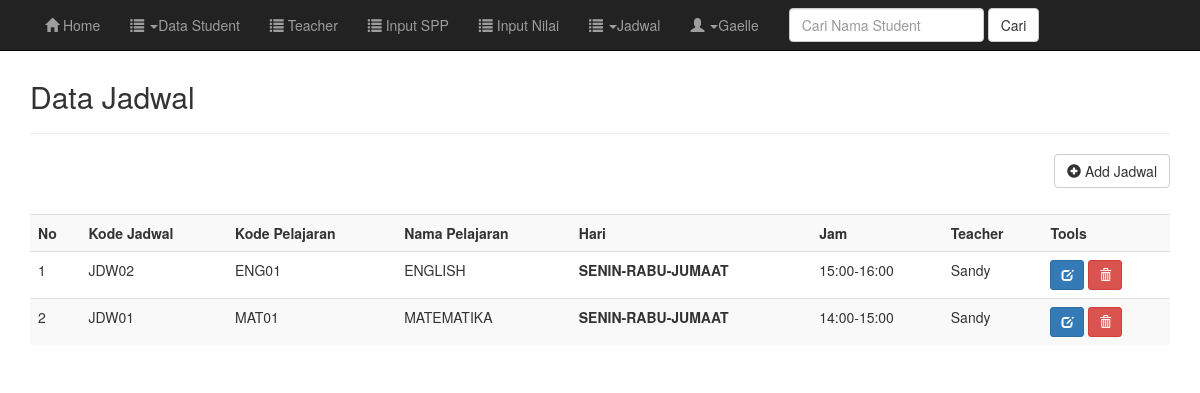
Page /jadwal.php (signed in) on the committed database.
### tables this page shows
CREATE TABLE IF NOT EXISTS `users` (
  `id` int(50) NOT NULL AUTO_INCREMENT,
  `nama_users` varchar(255) NOT NULL,
  `username` varchar(255) NOT NULL,
  `password` varchar(255) NOT NULL,
  `akses` varchar(255) NOT NULL,
  PRIMARY KEY (`id`)
);

CREATE TABLE IF NOT EXISTS `jadwal` (
  `id` int(50) NOT NULL AUTO_INCREMENT,
  `kode_jadwal` varchar(255) NOT NULL,
  `kode_pelajaran` varchar(255) NOT NULL,
  `nama_pelajaran` varchar(255) NOT NULL,
  `id_guru` varchar(255) NOT NULL,
  `hari` varchar(255) NOT NULL,
  `jam` varchar(255) NOT NULL,
  PRIMARY KEY (`id`)
);

### jadwal.php (the view)
<?php
include("header.php");
include("koneksi.php");
?>
	<div class="container">
		<div class="content">
			<h2>Data Jadwal</h2>
			<hr />
			<?php
			if($result['akses'] == 'Kepalasekolah'){
				echo'
				<div class="div-action pull pull-right" style="padding-bottom:20px;">
					<button class="btn btn-default button1" data-toggle="modal" id="addProductModalBtn" data-target="#addProductModal"> <i class="glyphicon glyphicon-plus-sign"></i> Add Jadwal</button>
				</div>
				';
			}
			?>
			<br />
			<br/>
			<br/>
			<div class="table-responsive">
				<table class="table table-striped table-hover">
			        <th>No</th>
					<th>Kode Jadwal</th>
					<th>Kode Pelajaran</th>
					<th>Nama Pelajaran</th>
					<th>Hari</th>
					<th>Jam</th>
					<th>Teacher</th>
					<th>Tools</th>
			<?php
			$sql3 = mysqli_query($koneksi, "SELECT a.*, b.nama_users
											FROM jadwal a
											LEFT JOIN users b
											ON a.id_guru=b.id
											ORDER BY a.nama_pelajaran ASC;");
			if(mysqli_num_rows($sql3) == 0){
						echo '<tr><td colspan="14">Data Nilai Tidak Ada.</td></tr>';
					}else{
			$no=1;
				  while($row3 = mysqli_fetch_assoc($sql3)){
				?>
							<tr>
				            <td><?php echo $no ?>
				            <td><?php echo $row3['kode_jadwal']; ?></td>
				            <td><?php echo $row3['kode_pelajaran']; ?></td>
							<td><?php echo $row3['nama_pelajaran']; ?></td>
				            <td><b><?php echo $row3['hari']; ?></b></td>
							<td><?php echo $row3['jam']; ?></td>
							<td><?php echo $row3['nama_users']; ?></td>
							<?php
							if($result['akses']=='Kepalasekolah'){
								echo'
								<td>
									<a href="edit_jadwal.php?id='.$row3['id'].'" title="Edit Data" data-toggle="tooltip" class="btn btn-primary btn-sm"><span class="glyphicon glyphicon-edit" aria-hidden="true"></span></a>
									<a href="jadwal.php?aksi=delete&id='.$row3['id'].'" title="Hapus Data" data-toggle="tooltip" onclick="return confirm(\'Anda yakin akan menghapus data '.$row3['kode_jadwal'].'?\')" class="btn btn-danger btn-sm"><span class="glyphicon glyphicon-trash" aria-hidden="true"></span></a>
								</td>
									';
								}else{
								}
							?>
				            </tr>
							<?php
					     $no++;
						}
					}
				?>
			</table>
		</div>
	</div>
	</div>
<?php
include("footer.php");
?>

### header.php (shortened to what this page needs)
<?php require_once 'core.php'; ?>
<?php
$id = $_SESSION['id'];
$sql = "SELECT * FROM users WHERE id = {$id}";
$query = $koneksi->query($sql);
$result = $query->fetch_assoc();
?>
<!DOCTYPE html>
<html lang="id">
  <head>
    <link href="css/bootstrap.min.css" rel="stylesheet">
	<link href="css/bootstrap-datepicker.css" rel="stylesheet">
	<link href="https://maxcdn.bootsrapcdn.com/bootstrap/3.3.6/css/bootstrap.min.css" rel="stylesheet">
    <link href="style.css" rel="stylesheet">
  </head>
<body>
	<nav class="navbar navbar-inverse navbar-fixed-top">
	  <div class="container">
		<div class="collapse navbar-collapse" id="myNavbar">
		<ul class="nav navbar-nav">
		<?php
		if($result['akses'] == 'Teacher')
		{
		?>
			<li><a href="home.php"><span class="glyphicon glyphicon-home"></span> Home</a></li>
			<li><a href="data.php" data-toggle="tooltip" data-placement="bottom" title="Lihat Data Student"><span class="glyphicon glyphicon-list"></span> Data Student</a></li>
			<li><a href="input_nilai.php" data-toggle="tooltip" data-placement="bottom" title="Input Nilai" ><span class="glyphicon glyphicon-list"></span> Input Nilai</a></li>
			<li><a href="jadwal.php" data-toggle="tooltip" data-placement="bottom" title="Lihat Data Jadwal"><span class="glyphicon glyphicon-list"></span> Jadwal</a></li>
			<li class="dropdown" id="navSetting">
			  <a href="#" class="dropdown-toggle" data-toggle="dropdown" role="button" aria-haspopup="true" aria-expanded="false"> <i class="glyphicon glyphicon-user"></i> <span class="caret"></span><?php echo $result['nama_users']; ?></a>
			  <ul class="dropdown-menu">
				<li><a href="cpassword.php" data-toggle="tooltip" data-placement="bottom" title="Change Password" ><span class="glyphicon glyphicon-wrench"></span> Change  Password</a></li>
				<li id="topNavLogout"><a href="logout.php"> <i class="glyphicon glyphicon-log-out"></i> Logout</a></li>
			  </ul>
			</li>
		<?php
		}
		else if($result['akses'] == 'Kepalasekolah')
		{
		echo '
			<li><a href="home.php"><span class="glyphicon glyphicon-home"></span> Home</a></li>
			<li class="dropdown" id="navSetting">
			  <a href="#" class="dropdown-toggle" data-toggle="dropdown" role="button" aria-haspopup="true" aria-expanded="false"> <i class="glyphicon glyphicon-list"></i> <span class="caret"></span>Data Student</a>
			</li>
			<li><a href="datateacher.php" data-toggle="tooltip" data-placement="bottom" title="Lihat Data Teacher"><span class="glyphicon glyphicon-list"></span> Teacher</a></li>
		    <li><a href="input_spp.php" data-toggle="tooltip" data-placement="bottom" title="Input SPP" ><span class="glyphicon glyphicon-list"></span> Input SPP</a></li>
			<li><a href="input_nilai.php" data-toggle="tooltip" data-placement="bottom" title="Input Nilai" ><span class="glyphicon glyphicon-list"></span> Input Nilai</a></li>
			<li class="dropdown" id="navSetting">
			  <a href="#" class="dropdown-toggle" data-toggle="dropdown" role="button" aria-haspopup="true" aria-expanded="false"> <i class="glyphicon glyphicon-list"></i> <span class="caret"></span>Jadwal</a>
			</li>
			<li class="dropdown" id="navSetting">
			  <a href="#" class="dropdown-toggle" data-toggle="dropdown" role="button" aria-haspopup="true" aria-expanded="false"> <i class="glyphicon glyphicon-user"></i> <span class="caret"></span>'.$result['nama_users'].'</a>
			</li>
		';
		}
	?>
		  </ul>
			<form name="cari" method="post" action="cari.php" role="search" class="navbar-form navbar-left">
				<div class="form-group">
					<input type="text" name="carinama" placeholder="Cari Nama Student" class="form-control">
				</div>
				<button type="submit" name="submit" id="submit" value="search" class="btn btn-default" data-toggle="tooltip" data-placement="bottom" title="Cari Data Student">Cari</button>
			</form>
		</div>
	  </div>
	</nav>

### style.css (style rules this page uses)
.content { margin-top: 80px; }

### rows in the picture
users: nama_users "Gaelle"
jadwal: kode_jadwal "JDW02", kode_pelajaran "ENG01", nama_pelajaran "ENGLISH", hari "SENIN-RABU-JUMAAT", jam "15:00-16:00", users.nama_users "Sandy"
jadwal: kode_jadwal "JDW01", kode_pelajaran "MAT01", nama_pelajaran "MATEMATIKA", hari "SENIN-RABU-JUMAAT", jam "14:00-15:00", users.nama_users "Sandy"
